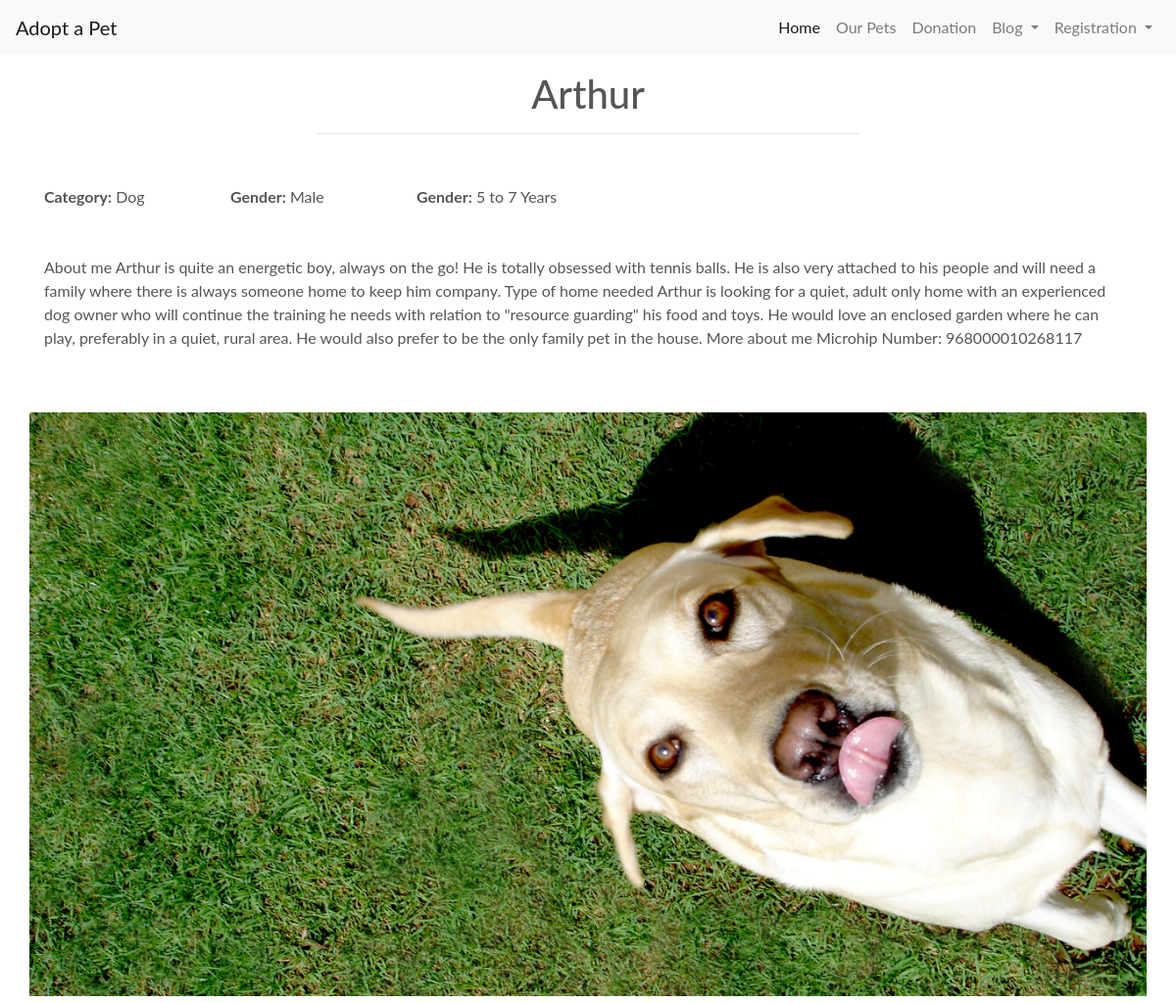
The page /pets/Arthur/ on the database its author committed.
### pets/models.py (models this page shows, shortened)
class Pet(models.Model):
    category = models.ForeignKey('Category', null=True, blank=True, on_delete=models.SET_NULL)
    name = models.CharField(max_length=254)
    gender = models.CharField(max_length=254)
    age = models.CharField(max_length=254)
    description = models.TextField()
    image_url = models.URLField(max_length=1024, null=True, blank=True)
    image = models.ImageField(null=True, blank=True)

class Category(models.Model):
    class Meta:
        verbose_name_plural = 'Categories'
    name = models.CharField(max_length=254)
    def __str__(self):
        return self.name

### pets/views.py (the view)
# urls.py: path('<name>/', views.pet_desc, name='pet_desc'),
def pet_desc(request, name):
    pet = Pet.objects.get(name=name)
    context = {
        'pet' : pet,
    }
    return render(request, 'pets/pet_desc.html', context)

### pets/templates/pets/pet_desc.html (shortened to what this page needs)
{% extends 'base.html'%}
{% load static %}
{% block content%}
 <div class="container">
        <div class="row mt-3">
            <div class="col text-center"> <h1>{{ pet.name }}</h1>
            <hr class="w-50 mb-1">
        </div>
            </div>
        <div class="row mt-5">
            <div class="col-md-2 col-sm-12"><strong>Category:</strong> {{ pet.category }}</div>
            <div class="col-md-2 col-sm-12"><strong>Gender:</strong> {{ pet.gender }}</div>
            <div class="col-md-2 col-sm-12"><strong>Gender:</strong> {{ pet.age }}</div>
        </div>
        <div class="row">
            <div class="col mt-5">
            <p>{{ pet.description }} </p>
        </div>
        <div class="row">
            <div class="col mt-5">
            <a href="#">
           <img class="card-img-top img-fluid" src="{{ pet.image.url }}" alt="{{ pet.name }}">
            </a>
            </div>
        </div>
 </div>
{% endblock %}

### templates/base.html (shortened to what this page needs)
{% load static %}
<!doctype html>
<html lang="en">
  <head>
    {% block corecss %}
    <link rel="stylesheet" href="https://stackpath.bootstrapcdn.com/bootstrap/4.5.0/css/bootstrap.min.css">
    <link rel="stylesheet" href="{% static 'css/base.css' %}">
    {% endblock %}
  </head>
  <body>
  <header>
  <nav class="navbar navbar-expand-lg navbar-light bg-light">
  <a class="navbar-brand" href="{% url 'home' %}">Adopt a Pet</a>
  <div class="collapse navbar-collapse justify-content-end" id="navbarNavDropdown">
    <ul class="navbar-nav">
      <li class="nav-item active">
        <a class="nav-link" href=" {% url 'home' %}">Home <span class="sr-only">(current)</span></a>
      </li>
      <li class="nav-item">
        <a class="nav-link" href="{% url 'pets' %}">Our Pets</a>
      </li>
      <li class="nav-item">
        <a class="nav-link" href="{% url 'donation' %}">Donation</a>
      </li>
      <li class="nav-item dropdown">
       <a class="nav-link dropdown-toggle" href="#" id="navbarDropdownMenuLink" role="button" data-toggle="dropdown" aria-haspopup="true" aria-expanded="false">
          Blog
        </a>
      </li>
      <li class="nav-item dropdown">
        <a class="nav-link dropdown-toggle" href="#" id="navbarDropdownMenuLink" role="button" data-toggle="dropdown" aria-haspopup="true" aria-expanded="false">
          Registration
        </a>
      </li>
    </ul>
  </div>
</nav>
  </header>
    {% block content %}
    {% endblock %}
  </body>
</html>

### static/css/base.css (style rules this page uses)
html { height: 100%; }
body { background: url('/static/media/background2.jpg') no-repeat center center fixed; background-size: cover; height: calc(100vh - 164px); color: #555; font-family: 'Lato'; }

### rows shown on the page
Pet: name "Arthur", category "Dog", gender "Male", age "5 to 7 Years", description "About me Arthur is quite an energetic boy, always on the go! He is totally obsessed with tennis balls. He is also very attached to his people and will need a family where there is always someone home to keep him company. Type of home needed Arthur is looking for a quiet, adult only home with an experienced dog owner who will continue the training he needs with relation to \"resource guarding\" his food and toys. He would love an enclosed garden where he can play, preferably in a quiet, rural area. He would also prefer to be the only family pet in the house. More about me Microhip Number: 968000010268117", image (picture)
